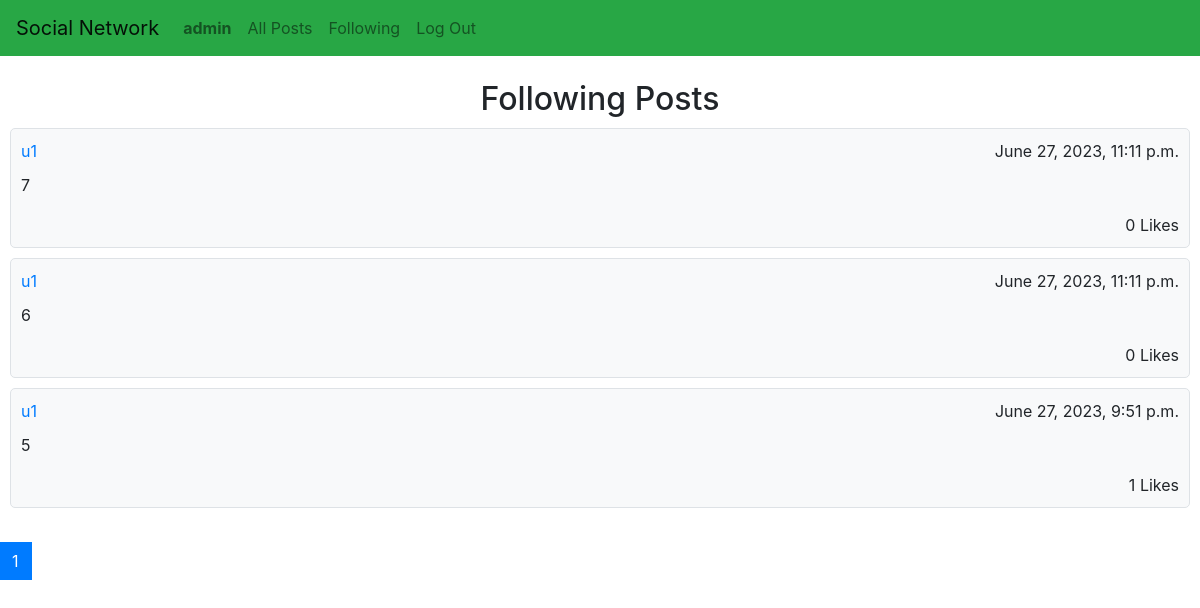
The app's page /following (signed in), older data.
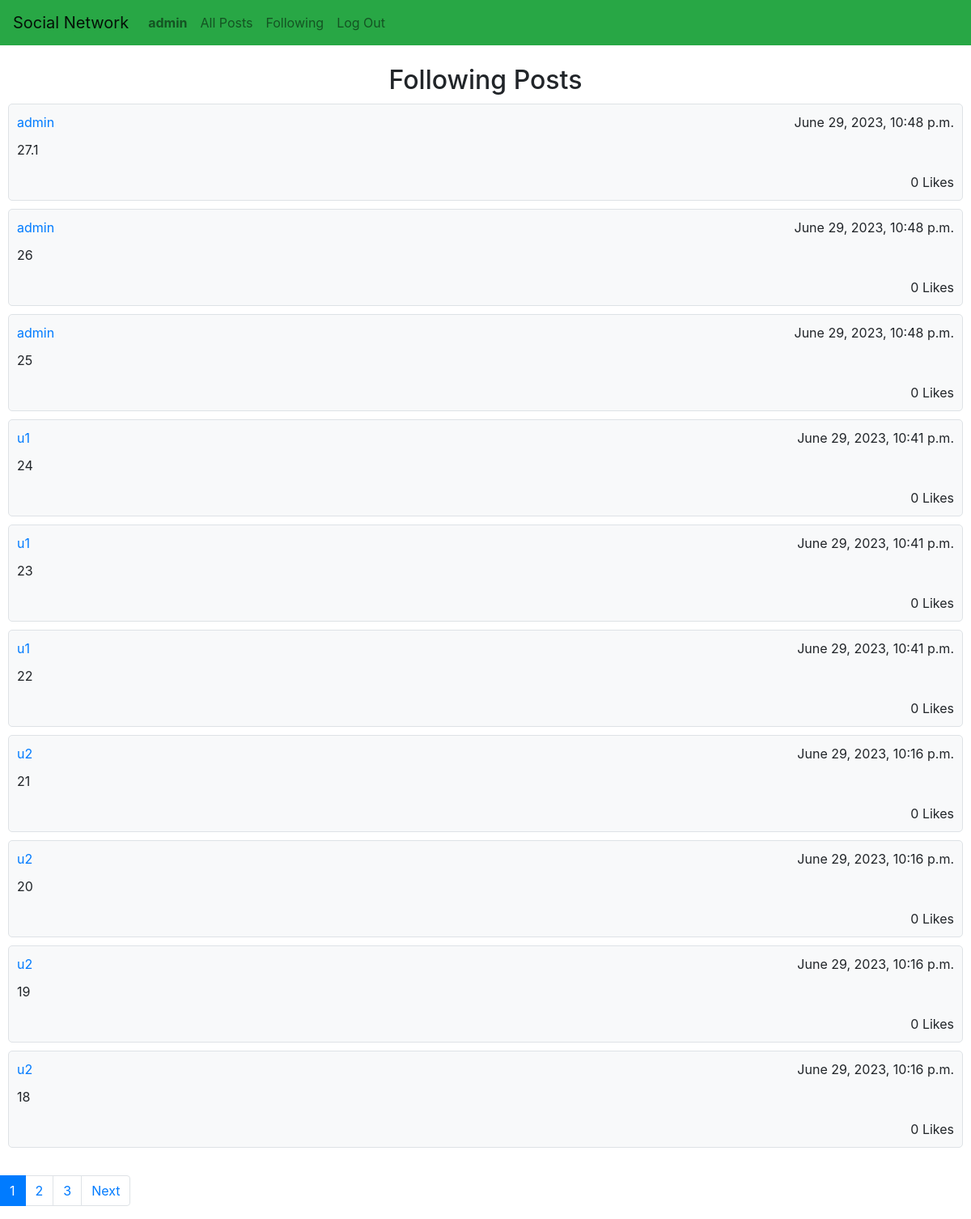
The same page, newer data.
### network/models.py (models this page shows, shortened)
class Post(models.Model):
    user = models.ForeignKey(User, on_delete=models.CASCADE, related_name="posts")
    content = models.TextField(blank=True)
    timestamp = models.DateTimeField(auto_now_add=True)
    likes = models.ManyToManyField(User, related_name="liked_posts", blank=True)

class User(AbstractUser):
    pass
    followers = models.ManyToManyField("User", related_name="My_followers", blank=True)
    following = models.ManyToManyField("User", related_name="Im_following", blank=True)

### network/views.py (the view)
# urls.py: path("following", views.following, name="following"),
def following(request):
    user = User.objects.get(username=request.user.username)
    posts = Post.objects.filter(user__in=user.following.all()).order_by("-timestamp")
    paginator = Paginator(posts, 10) # Show 10 contacts per page.
    page_number = request.GET.get('page')
    page_obj = paginator.get_page(page_number)
    return render(request, "network/following.html", {
        "posts": page_obj,
        "user": user,
        "logged_in_user": request.user.username
    })

### network/templates/network/following.html (shortened to what this page needs)
{% extends "network/layout.html" %}
{% block body %}
    <br>
    <h2>Following Posts</h2>
    {% for post in posts %}
        <div class="post" onclick="location.href = '{% url 'post' post.id%}';">
            <div class="post-header">
                <a href="{% url 'profile' post.user.username %}">{{ post.user.username }}</a>
                <span class="float-right">{{ post.timestamp }}</span>
            </div>
            <div class="post-body">
                <p>{{ post.content }}</p>
            </div>
            <div class="post-footer">
                <span>{{ post.likes.count }} Likes</span>
            </div>
        </div>
    {% endfor %}
    <br>
    <nav aria-label="...">
        <ul class="pagination">
            {% for num in posts.paginator.page_range %}
                {% if posts.number == num %}
                    <li class="page-item active" aria-current="page">
                        <span class="page-link">
                            {{ num }}
                        </span>
                    </li>
                {% else %}
                    <li class="page-item"><a class="page-link" href="?page={{ num }}">{{ num }}</a></li>
                {% endif %}
            {% endfor %}
            <li class="page-item">
            {% if posts.has_next %}
                <a class="page-link" href="?page={{ posts.next_page_number }}">Next</a>
            {% endif %}
            </li>
        </ul>
    </nav>
{% endblock %}

Row changes from the older to the newer data that the page shows:
no longer on this page (row unchanged): Post: user.username "u1", timestamp "June 27, 2023, 11:11 p.m.", content "7", likes.count "0"
no longer on this page (row unchanged): Post: user.username "u1", timestamp "June 27, 2023, 11:11 p.m.", content "6", likes.count "0"
no longer on this page (row unchanged): Post: user.username "u1", timestamp "June 27, 2023, 9:51 p.m.", content "5", likes.count "1"
added Post: user.username "admin", timestamp "June 29, 2023, 10:48 p.m.", content "27.1", likes.count "0"
added Post: user.username "admin", timestamp "June 29, 2023, 10:48 p.m.", content "26", likes.count "0"
added Post: user.username "admin", timestamp "June 29, 2023, 10:48 p.m.", content "25", likes.count "0"
added Post: user.username "u1", timestamp "June 29, 2023, 10:41 p.m.", content "24", likes.count "0"
added Post: user.username "u1", timestamp "June 29, 2023, 10:41 p.m.", content "23", likes.count "0"
added Post: user.username "u1", timestamp "June 29, 2023, 10:41 p.m.", content "22", likes.count "0"
added Post: user.username "u2", timestamp "June 29, 2023, 10:16 p.m.", content "21", likes.count "0"
added Post: user.username "u2", timestamp "June 29, 2023, 10:16 p.m.", content "20", likes.count "0"
added Post: user.username "u2", timestamp "June 29, 2023, 10:16 p.m.", content "19", likes.count "0"
added Post: user.username "u2", timestamp "June 29, 2023, 10:16 p.m.", content "18", likes.count "0"
Text that changed along with them:
new list line: "2"
new list line: "3"
text now shown: "Next"
